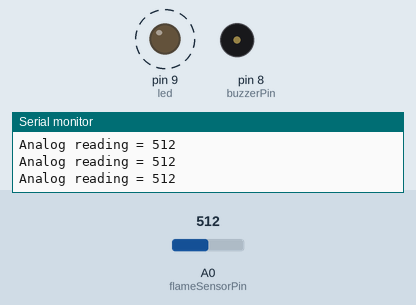
The sketch below on a simulated Arduino Uno, built with avr-gcc and run on an emulated ATmega328P. Shown: output pins drawn as LEDs (lit = HIGH), buzzer (waves = sounding), the last lines printed to the serial monitor. Dashed ring = blinking. Inputs (shaded band) come from the test bench; at power-on: A0 (flameSensorPin) = 512.

Above: at 1.4 s.
1.5 s: A0 (flameSensorPin) set to 1014
4.7 s: A0 (flameSensorPin) set to 1023
At 5.3 s:
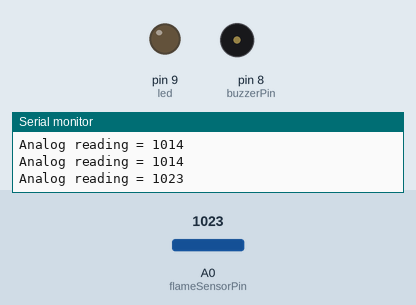
6.2 s: A0 (flameSensorPin) set to 900
At 6.8 s:
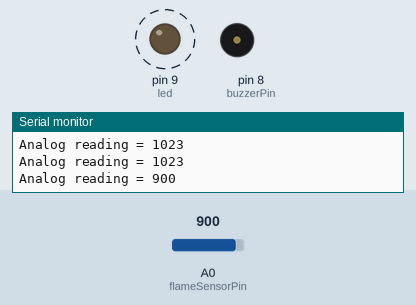
Timing chart, 0 to 15.4 s (numbered marks = the images above; inputs shaded):
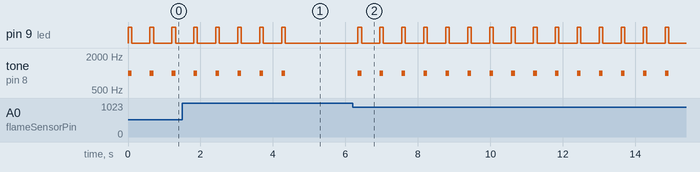

The sketch:

Flame_Alarm.ino
```cpp
//Name: Flame Alarm
//After doing the circuit, light a fire close to the sensor
//If the sensor detects it, the buzzer will create a sound
//https://www.makerlab-electronics.com/


int flameSensorPin = 0; //  a0
int flameSensorReading;
int buzzerPin=8;
int led = 9;
void setup()
{
  Serial.begin(9600);
  pinMode(buzzerPin,OUTPUT);
  pinMode(led,OUTPUT);
}

void alarm(){
  tone(buzzerPin, 1000);
   digitalWrite(led, HIGH);
  delay(100);
  noTone(buzzerPin);
  digitalWrite(led, LOW);
  delay(5);
}
void loop()
{
  flameSensorReading = analogRead(flameSensorPin);
  if(flameSensorReading<1023)
{
  alarm();

}
else
{
  noTone(buzzerPin);
  digitalWrite(led, LOW);
}
 Serial.print("Analog reading = ");
 Serial.println(flameSensorReading); // the raw analog reading delay(1000);
 delay(500);
}
```

Measured:
- the behaviour switches between 1022 and 1023 on A0 (flameSensorPin) (found by bisection; images 0 and 1)
- after the input at 4.7 s, pin 9 (led): stops changing and stays LOW; tone on pin 8 (buzzerPin): stops changing and stays silent
- after the input at 6.2 s, pin 9 (led): alternates HIGH for 0.10 s and LOW for 0.51 s, starting after 0.15 s; tone on pin 8 (buzzerPin): alternates 1000 Hz for 0.10 s and silent for 0.51 s, starting after 0.15 s
- by itself, pin 9 (led): alternates HIGH for 0.10 s and LOW for 0.51 s
- by itself, tone on pin 8 (buzzerPin): alternates 1000 Hz for 0.10 s and silent for 0.51 s
